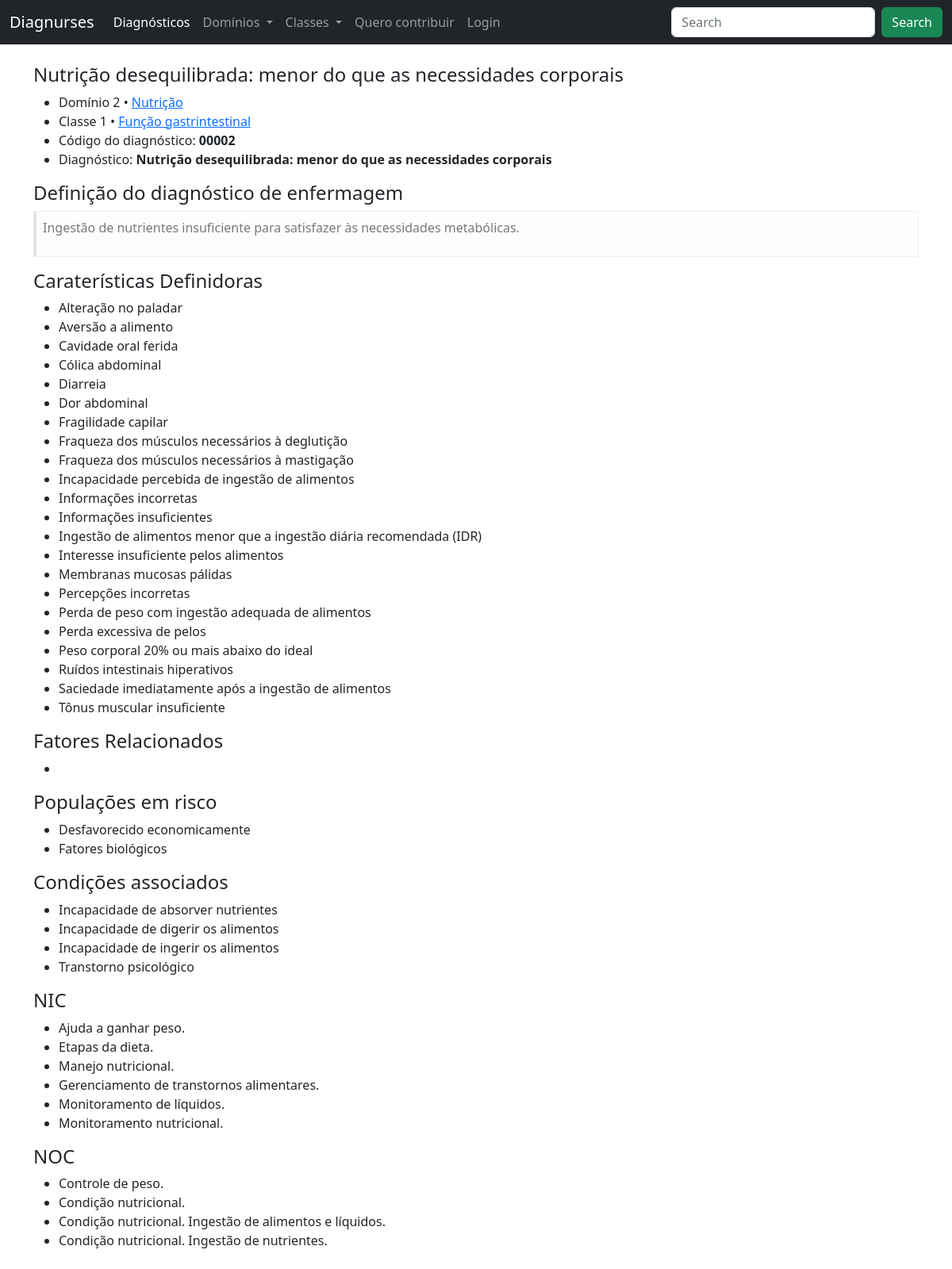
/diagnostico/nutricao-desequilibrada-menor-do-que-as-necessidades-corporais/, run on the app's committed database.
### diagnoses/models.py (models this page shows, shortened)
class Diagnoses(models.Model):
    author = models.ForeignKey(User, on_delete=models.SET_NULL, null=True, blank=True)
    diagnosis = models.CharField(max_length=1000)
    diagnosis_code = models.CharField(max_length=300, null=True)
    slug = models.CharField(max_length=1000, null=True, blank=True)
    definition = models.TextField(null=True)
    defining_characteristics = models.TextField(null=True, blank=True)
    related_factors = models.TextField(null=True, blank=True)
    at_risk_population = models.TextField(null=True, blank=True)
    associated_condition = models.TextField(null=True, blank=True)
    nic = models.TextField(null=True, blank=True)
    noc = models.TextField(null=True, blank=True)
    domain = models.ForeignKey(Domains, on_delete=models.SET_NULL, null=True)
    classe = models.ForeignKey(Classes, on_delete=models.SET_NULL, null=True)
    created_at = models.DateTimeField(auto_now_add=True, null=True)
    STATUS = (
        ('Pending', 'Pending'),
        ('Approved','Approved')
    )
    accepted = models.CharField(max_length=200, null=True, choices=STATUS, default='Pending')

class Domains(models.Model):
    name = models.CharField(max_length=300)
    slug = models.SlugField(null=True, blank=True)
    number = models.IntegerField(null=True)
    created_at = models.DateTimeField(auto_now_add=True, null=True)

class Classes(models.Model):
    name = models.CharField(max_length=300)
    slug = models.SlugField(null=True, blank=True)
    number = models.IntegerField(null=True, blank=True)
    created_at = models.DateTimeField(auto_now_add=True, null=True)
    def __str__(self):
        return self.name

### diagnoses/views.py (the view)
# urls.py: path('diagnostico/<slug:slug>/', views.DiagnosesDetailView, name='diagnosis-detail'),
def DiagnosesDetailView(request, slug):
    result = Diagnoses.objects.get(slug__icontains=slug)
    defining_characteristics = result.defining_characteristics.split('\n')
    related_factors = result.related_factors.split('\n')
    at_risk_population = result.at_risk_population.split('\n')
    associated_condition = result.associated_condition.split('\n')
    nic = result.nic.split('\n')
    noc = result.noc.split('\n')
    context = {
        'result': result,
        'defining_characteristics': defining_characteristics,
        'related_factors': related_factors,
        'at_risk_population': at_risk_population,
        'associated_condition': associated_condition,
        'nic': nic,
        'noc': noc
    }
    return render(request, 'diagnoses/diagnoses_detail.html', context)

### diagnoses/context_processors.py (called while the page is built)
def nav_obj(request):
    return {
        'nav_obj_pending': Diagnoses.objects.filter(accepted='Pending'),
        'nav_domains': Domains.objects.all(),
        'nav_classes': Classes.objects.all()
        }

### diagnoses/templates/diagnoses/diagnoses_detail.html (shortened to what this page needs)
{% extends 'diagnoses/layout.html'%}
{% block content %}
<div class="container">
    <div class="my-4">
        <h1 style="font-size: 24px;">{{result.diagnosis}}</h1>
        <ul>
            <li>Domínio {{result.domain.number}} • <a href="{% url 'diagnoses-domain-category' result.domain.slug %}">{{result.domain.name}}</a></li>
            <li>Classe {{result.classe.number}} • <a href="{% url 'diagnoses-class-category' result.classe.slug %}">{{result.classe}}</a></li>
            <li>Código do diagnóstico: <strong>{{result.diagnosis_code}}</strong></li>
            <li>Diagnóstico: <strong>{{result.diagnosis}}</strong></li>
        </ul>
        <div>
            <h1 style="font-size: 24px;">Definição do diagnóstico de enfermagem</h1>
            <blockquote class="p-2" style="background-color: #fdfdfd; color: rgba(51,51,51,0.65); border: 1px solid #eee; border-left: 4px solid rgba(0,0,0,0.1);">
                <p>{{result.definition}}</p>
            </blockquote>
        </div>
        <div>
            <h1 style="font-size: 24px;">Caraterísticas Definidoras</h1>
            <ul style="font-size: 16px;">
                {% for item in defining_characteristics %}
                        <li>{{item}}</li>
                {% endfor %}
            </ul>
        </div>
        <div>
            <h1 style="font-size: 24px;">Fatores Relacionados</h1>
            <ul>
                {% for item in related_factors %}
                        <li>{{item}}</li>
                {% endfor %}
            </ul>
        </div>
        <div>
            <h1 style="font-size: 24px;">Populações em risco</h1>
            <ul>
                {% for item in at_risk_population %}
                <li>{{item}}</li>
                {% endfor %}
            </ul>
        </div>
        <div>
            <h1 style="font-size: 24px;">Condições associados</h1>
            <ul>
                {% for item in associated_condition %}
                <li>{{item}}</li>
                {% endfor %}
            </ul>
        </div>
        <div>
            <h1 style="font-size: 24px;">NIC</h1>
            <ul>
                {% for item in nic %}
                <li>{{item}}</li>
                {% endfor %}
            </ul>
        </div>
        <div>
            <h1 style="font-size: 24px;">NOC</h1>
            <ul>
                {% for item in noc %}
                <li>{{item}}</li>
                {% endfor %}
            </ul>
        </div>
    </div>
</div>
{% endblock%}

### data on the page
Diagnoses: diagnosis "Nutrição desequilibrada: menor do que as necessidades corporais", domain.number "2", domain.name "Nutrição", classe.number "1", classe "Função gastrintestinal", diagnosis_code "00002", definition "Ingestão de nutrientes insuficiente para satisfazer às necessidades metabólicas."

### other printed values
{{ item }} "Alteração no paladar" "Aversão a alimento" "Cavidade oral ferida" "Cólica abdominal" "Diarreia" "Dor abdominal" "Fragilidade capilar" "Fraqueza dos músculos necessários à deglutição" "Fraqueza dos músculos necessários à mastigação" "Incapacidade percebida de ingestão de alimentos" "Informações incorretas" "Informações insuficientes" "Ingestão de alimentos menor que a ingestão diária recomendada (IDR)" "Interesse insuficiente pelos alimentos" "Membranas mucosas pálidas" "Percepções incorretas" "Perda de peso com ingestão adequada de alimentos" "Perda excessiva de pelos" "Peso corporal 20% ou mais abaixo do ideal" "Ruídos intestinais hiperativos" "Saciedade imediatamente após a ingestão de alimentos" "Tônus muscular insuficiente"
{{ item }} "Desfavorecido economicamente" "Fatores biológicos"
{{ item }} "Incapacidade de absorver nutrientes" "Incapacidade de digerir os alimentos" "Incapacidade de ingerir os alimentos" "Transtorno psicológico"
{{ item }} "Ajuda a ganhar peso." "Etapas da dieta." "Manejo nutricional." "Gerenciamento de transtornos alimentares." "Monitoramento de líquidos." "Monitoramento nutricional."
{{ item }} "Controle de peso." "Condição nutricional." "Condição nutricional. Ingestão de alimentos e líquidos." "Condição nutricional. Ingestão de nutrientes."
